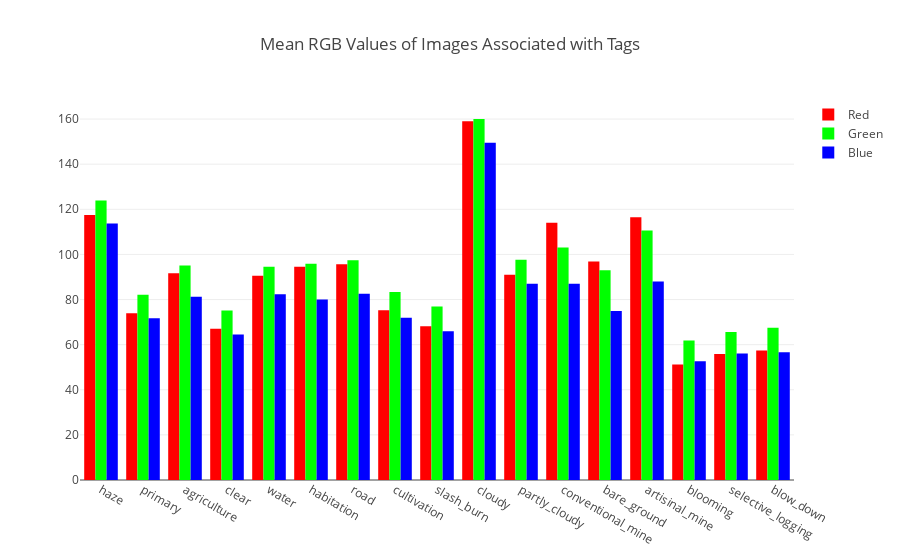

This figure's notebook cell:
### Markdown cell above
A very preliminary observation is that **color** may play an important role is assigning tags to images. For example, *cloudy* clearly contains many white pixels, *primary* contains many green pixels and *habitation* contains many brown pixels. Other tags are more associated with structure and texture, such as *road* and *selective_logging*.

Therefore, next we compute the average RGB triple associated with each tag.

### Code cell
train_tag_rgb = numpy.zeros((len(tag_indices), 3))

with tqdm.tqdm(train_tags.keys()) as pbar:
    for sample, tag_list in train_tags.items():
        image = skimage.io.imread(os.path.join(data_dir, 'train-jpg/{}.jpg'.format(sample)))
        mean_rgb = numpy.mean(image, axis=(0, 1))
        for tag in tag_list:
            train_tag_rgb[tag_indices[tag], :] += mean_rgb
        pbar.update()
        
train_tag_rgb /= numpy.sum(train_labels, axis=0, keepdims=True).transpose()

train_rgb_fig = plotly.graph_objs.Figure(
    data=[
        plotly.graph_objs.Bar
        (
            x=list(tag_indices.keys()),
            y=list(train_tag_rgb[:, 0]),
            name='Red',
            marker={'color' : 'rgb(255, 0, 0)'},
        ),
        plotly.graph_objs.Bar
        (
            x=list(tag_indices.keys()),
            y=list(train_tag_rgb[:, 1]),
            name='Green',
            marker={'color' : 'rgb(0, 255, 0)'},
        ),
        plotly.graph_objs.Bar
        (
            x=list(tag_indices.keys()),
            y=list(train_tag_rgb[:, 2]),
            name='Blue',
            marker={'color' : 'rgb(0, 0, 255)'},
        ),
    ],
    layout=plotly.graph_objs.Layout(
        title='Mean RGB Values of Images Associated with Tags',
        barmode='group'
    )
)

plotly.offline.iplot(
    train_rgb_fig,
    filename=os.path.join(data_dir, 'train_tags_rgb.html')
)

### Figure 1 — Plotly figure (JSON) as saved in the notebook; plotly's stock layout.template omitted (floating-point values rounded to 4 significant figures)
{"data": [{"marker": {"color": "rgb(255, 0, 0)"}, "name": "Red", "type": "bar", "x": ["haze", "primary", "agriculture", "clear", "water", "habitation", "road", "cultivation", "slash_burn", "cloudy", "partly_cloudy", "conventional_mine", "bare_ground", "artisinal_mine", "blooming", "selective_logging", "blow_down"], "y": [117.5, 73.95, 91.66, 67.01, 90.53, 94.52, 95.61, 75.27, 68.16, 159.0, 90.95, 114.1, 96.87, 116.4, 51.25, 55.91, 57.46]}, {"marker": {"color": "rgb(0, 255, 0)"}, "name": "Green", "type": "bar", "x": ["haze", "primary", "agriculture", "clear", "water", "habitation", "road", "cultivation", "slash_burn", "cloudy", "partly_cloudy", "conventional_mine", "bare_ground", "artisinal_mine", "blooming", "selective_logging", "blow_down"], "y": [123.9, 82.1, 95.12, 75.18, 94.51, 95.87, 97.42, 83.39, 76.95, 160.0, 97.69, 103.0, 92.93, 110.6, 61.83, 65.58, 67.48]}, {"marker": {"color": "rgb(0, 0, 255)"}, "name": "Blue", "type": "bar", "x": ["haze", "primary", "agriculture", "clear", "water", "habitation", "road", "cultivation", "slash_burn", "cloudy", "partly_cloudy", "conventional_mine", "bare_ground", "artisinal_mine", "blooming", "selective_logging", "blow_down"], "y": [113.7, 71.65, 81.28, 64.49, 82.3, 80.03, 82.54, 71.92, 65.98, 149.5, 87.03, 87.03, 74.96, 88.02, 52.66, 56.04, 56.62]}], "layout": {"barmode": "group", "title": "Mean RGB Values of Images Associated with Tags"}}
